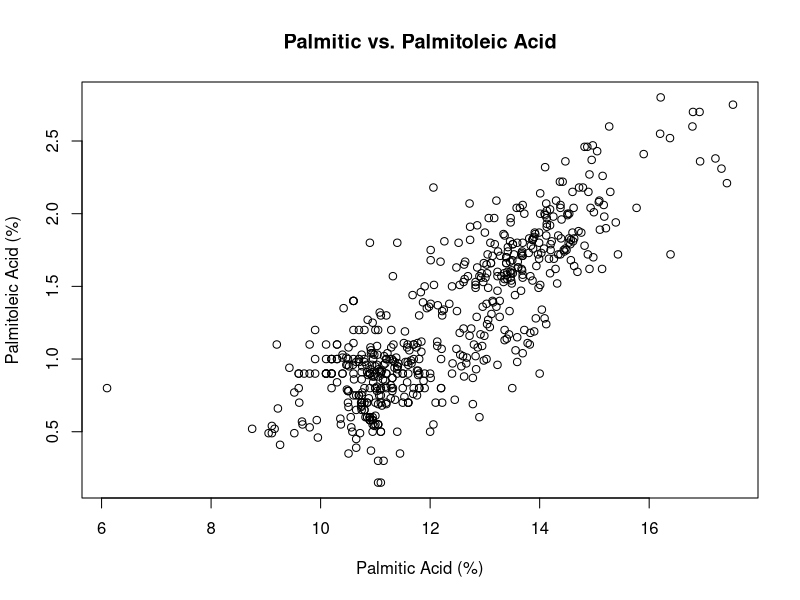
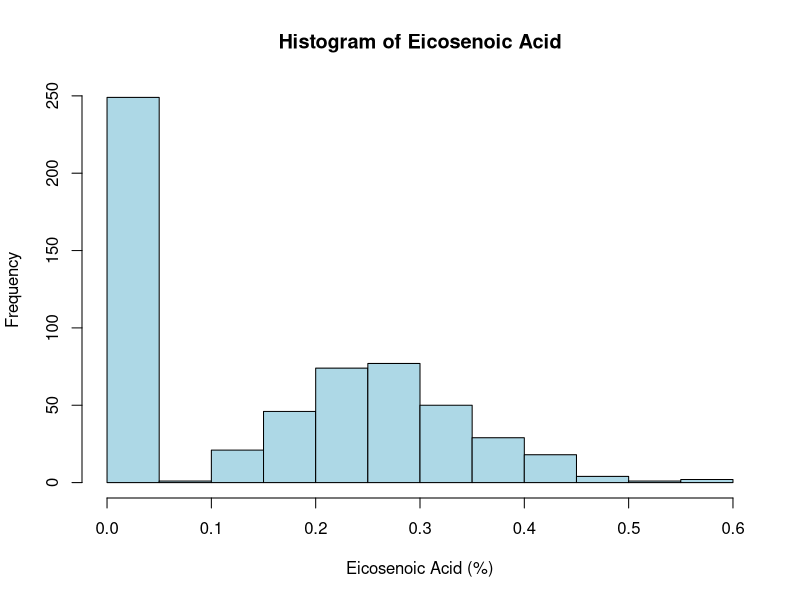
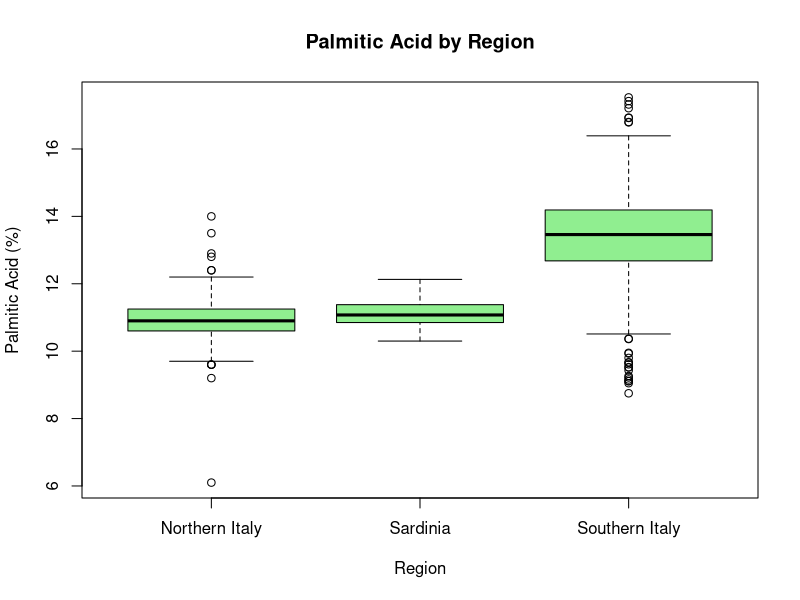

Write R code to recreate these figures, in order.
library(dslabs)
data(olive)
head(olive)
str(olive)


#scatterplot
plot(olive$palmitic, olive$palmitoleic,
     xlab = "Palmitic Acid (%)",
     ylab = "Palmitoleic Acid (%)",
     main = "Palmitic vs. Palmitoleic Acid")

#histogram
hist(olive$eicosenoic,
     xlab = "Eicosenoic Acid (%)",
     main = "Histogram of Eicosenoic Acid",
     col = "lightblue")

#boxplot
boxplot(palmitic ~ region, data = olive,
        xlab = "Region",
        ylab = "Palmitic Acid (%)",
        main = "Palmitic Acid by Region",
        col = "lightgreen")
